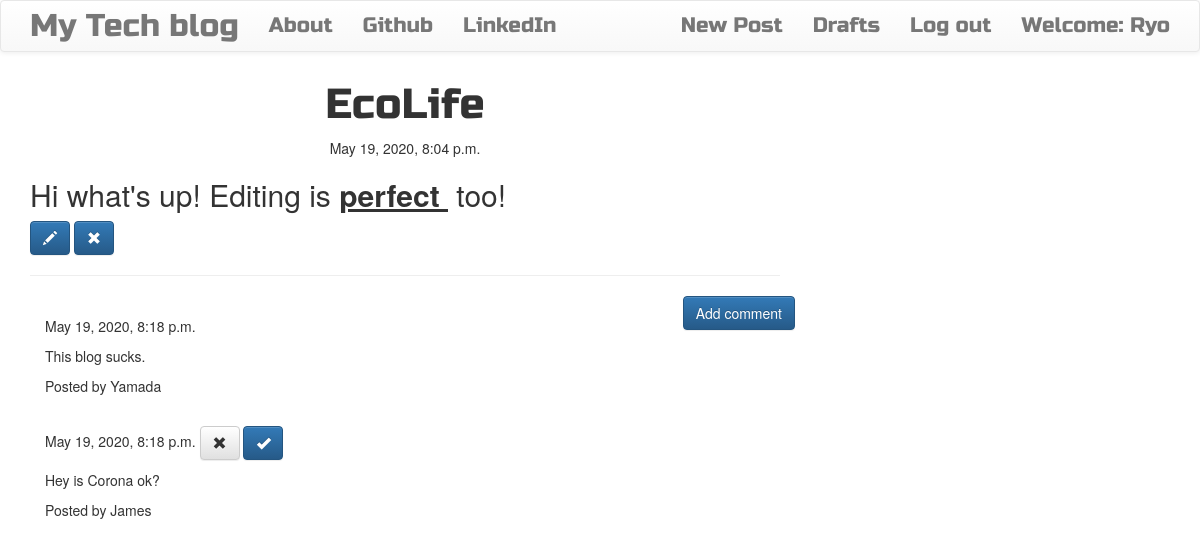
The app's page /post/1 (signed in) with its own data.
### blog/models.py (models this page shows, shortened)
class Post(models.Model):
    author = models.ForeignKey('auth.User', on_delete=models.CASCADE)
    title = models.CharField(max_length=200)
    text = models.TextField()
    created_date = models.DateTimeField(default=timezone.now)
    published_date = models.DateTimeField(blank=True ,null=True)

class Comment(models.Model):
    post = models.ForeignKey('blog.Post', related_name='comments', on_delete=models.CASCADE)
    author = models.CharField(max_length=200)
    text = models.TextField()
    created_date = models.DateTimeField(default=timezone.now)
    approved_comment = models.BooleanField(default=False)

### blog/views.py (the view)
# urls.py: path('post/<int:pk>', views.PostDetailView.as_view(),
class PostDetailView(DetailView):
    model = Post

### blog/templates/blog/post_detail.html
{% extends 'blog/base.html' %}
{% block content %}
 <h1 class="posttitle loader">{{ post.title }}</h1>
 {% if post.published_date %}
  <div class="post postdate">
    {{ post.published_date }}
  </div>
  {% else %}
  <a class='btn btn-default' href="{% url 'post_publish' pk=post.pk %}">Publish</a>
  {% endif %}
  <p class='postcontent'>{{ post.text|safe|linebreaksbr }}</p>
  {% if user.is_authenticated %}
    <a class='btn btn-primary' href="{% url 'post_edit' pk=post.pk %}">
        <span class='glyphicon glyphicon-pencil'></span>
    </a>
    <a class='btn btn-primary' href="{% url 'post_remove' pk=post.pk %}">
        <span class='glyphicon glyphicon-remove'></span>
    </a>
  {% endif %}
  <hr>
    <a class='btn btn-primary btn-comment' href="{% url 'add_comment_to_post' pk=post.pk %}">Add comment</a>
    <div class="container">
      {% for comment in post.comments.all %}
      <br>
        {% if user.is_authenticated or comment.approved_comment %}
            {{ comment.created_date }}
            {% if not comment.approved_comment %}
              <a class='btn btn-default' href="{% url 'comment_remove' pk=comment.pk %}">
                  <span class='glyphicon glyphicon-remove'></span>
              </a>
              <a class='btn btn-primary' href="{% url 'comment_approve' pk=comment.pk %}">
                  <span class='glyphicon glyphicon-ok'></span>
              </a>
            {% endif %}
            <p>{{ comment.text|safe|linebreaks}}</p>
            <p>Posted by {{ comment.author }}</p>
        {% endif %}
        {% empty %}
        <p>No Comments!</p>
      {% endfor %}
    </div>
{% endblock %}

### blog/templates/blog/base.html (shortened to what this page needs)
<!DOCTYPE html>
{% load static %}
<html>
    <head>
        <link rel="stylesheet" href="https://maxcdn.bootstrapcdn.com/bootstrap/3.3.7/css/bootstrap.min.css">
        <link rel="stylesheet" href="https://maxcdn.bootstrapcdn.com/bootstrap/3.3.7/css/bootstrap-theme.min.css">
        <link rel="stylesheet" href="//cdn.jsdelivr.net/medium-editor/latest/css/medium-editor.min.css" type="text/css" media="screen" charset="utf-8">
        <link rel="stylesheet" href="{% static 'css/blog.css' %}">
<body class='loader'>
  <nav class="navbar navbar-default techfont custom-navbar">
    <div class="container">
      <ul class="nav navbar-nav">
        <li><a class='navbar-brand bigbrand' href="{% url 'post_list' %}">My Tech blog</a></li>
        <li><a href="{% url 'about'%}">About</a></li>
        <li><a href="https://www.github.com">Github</a></li>
        <li><a href="https://www.linkedin.com">LinkedIn</a></li>
      </ul>
      <ul class="nav navbar-nav navbar-right">
        {% if user.is_authenticated %}
        <li>
          <a href="{% url 'post_new' %}" >New Post</a>
        </li>
        <li>
          <a href="{% url 'post_draft_list' %}">Drafts</a>
        </li>
        <li>
          <a href="{% url 'logout' %}" >Log out</a>
        </li>
        <li>
          <a >Welcome: {{ user.username }}</a>
        </li>
          {% else %}
          <li><a class='nav navbar-right' href="{% url 'login' %}" ><span class="glyphicon glyphicon-user"></span></a></li>
        {% endif %}
      </ul>
  </div>
</nav>
        <div class="content container">
            <div class="row">
                <div class="col-md-8">
                  <div class="blog_posts">
                    {% block content %}
                    {% endblock %}
                  </div>
                </div>
            </div>
        </div>
</body>
</html>

### blog/static/css/blog.css (style rules this page uses)
.techfont { font-family: 'Russo One', sans-serif; font-size: 1.5em; margin-bottom: 10px; }
.bigbrand { font-size: 1.5em; }
.postdate { text-align:center; }
.posttitle { font-family: 'Russo One', sans-serif; font-size: 3em; text-align: center; }
.postcontent { font-family: 'Montserrat'; font-size: 1.5em; }
.btn-comment { position: absolute; right: 0px; }
.loader { filter:hue-rotate(0deg); color:linear-gradient(45deg,#0f8,#08f); animation:hue 10000ms infinite linear; }

### records on screen
Post: title "EcoLife", published_date "May 19, 2020, 8:04 p.m.", text "Hi what's up! Editing is perfect too!"
Comment: created_date "May 19, 2020, 8:18 p.m.", text "This blog sucks.", author "Yamada"
Comment: created_date "May 19, 2020, 8:18 p.m.", approved_comment False (drawn), text "Hey is Corona ok?", author "James"

### other values on screen
{{ user.username }} "Ryo"
